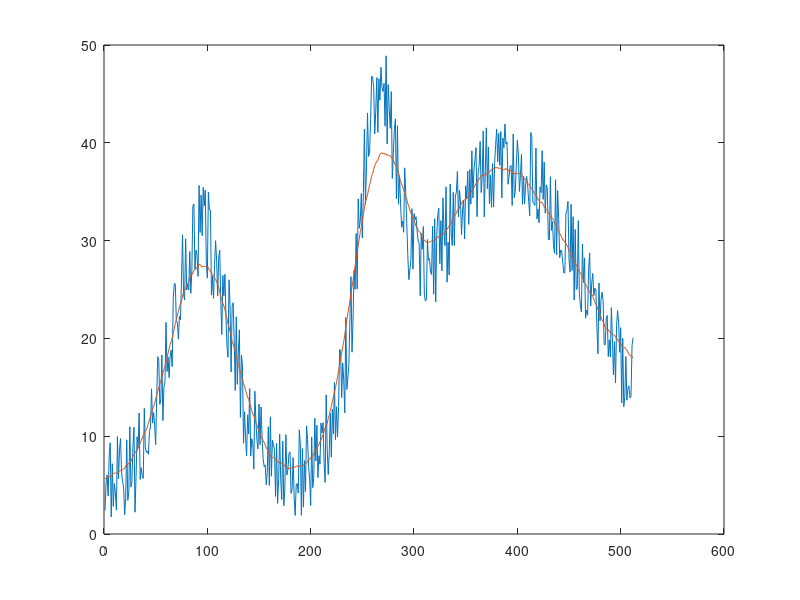

Write MATLAB code to recreate this figure. (Note: this script raises an error after producing the figure.)
function peakFinderTest()
gauss = @(x, a, b, c)( a*exp(-c.*(x-b).^2));


x = 1:512;

going2 = true;


    f = figure;
    a = axes;
    
while going2
    y = gauss(1:512, 20+rand*20, rand*512, 1/(100 + 200*rand)^2) + gauss(1:512, 20+rand*20, rand*512, 1/(10 + 20*rand)^2) + gauss(1:512, 20+rand*20, rand*512, 1/(40 + 0*rand)^2) + 10*rand([1, 512]);
    hold off
    plot(a, x, y)
    hold on
    % plot(a, diff(y))
    % plot(a, y(1:2:end) + y(2:2:end))
    % plot(a, y(1:4:end) + y(2:4:end) + y(3:4:end) + y(4:4:end))

%     std(y)

    % bins  = length(y);
    ii = 1;
    div = 1;

    going = true;
    
    y2 = y;
    
    std1 = std(y - movmean(y, length(y)/2));

%     while going
%     %     x2 = linspace(1, length(y), length(y)/div) %histcounts(x, length(y)/div)/div
%     %     y2 = histcounts(y, length(y)/div);
% 
%     %     y2 = discretize(y, linspace(1, length(y), length(y)/div + 1))
%         y2 = .5*y2 + movmean(y, div);
% 
%         [pks{ii}, locs{ii}, wids{ii}] = findpeaks(y2, x, 'MinPeakWidth', 5, 'MinPeakProminence', std1, 'SortStr', 'ascend','Annotate','extents','WidthReference','halfheight'); % 
% 
%     plot(x, y2);
%         hold on
%         plot(a, locs{ii},pks{ii},'o','MarkerSize',ii*4)
%     pause(1);
% 
%         length(pks{ii});
% 
%         going = (length(pks{ii}) > 1 || ii < 8) && ~isempty(pks{ii});
%     %     going = ii < 5;
% 
%         ii = ii + 1;
% 
%     %     bins = bins/2
%         div = div*2;
%     end

    plot(x, movmean(y, round(length(y)/10)));
    pause(.1);
    
    pks = []
    
    prom = std1*3
    
    while isempty(pks)
        [pks, locs, wids] = findpeaks(movmean([min(y) y min(y)], round(length(y)/10)), [0 x max(x)+1], 'MinPeakWidth', 3, 'MinPeakProminence', prom, 'SortStr', 'descend')
        prom = prom*.5
    end
    
    [X, ~] = myMeanAdvanced(y', x', 0);
    
    plot([X,X], [min(y)-5, max(y)+5]);
    
%     locs = locs(1) - 1;
%     X = locs(1);
%     
%     plot([X,X], [min(y)-5, max(y)+5]);
%     
%     rx = round(abs(x(end) - x(1))/20)
%     [~, m] = max(y);
%     
%     smally = (x > x(m) - rx & x < x(m) + rx)
%     [~, sm] = max(movmean(y(smally),rx));
%     sx = x(smally);
%     X = sx(sm);
%     
%     
%     plot([X,X], [min(y)-5, max(y)+5]);
    
%     ft = fittype('a*exp(-((x-b)^2)/c)');
%     
%     cf = fit(x', y', ft, 'StartPoint', [pks(1), locs(1), wids(1)], 'Lower', [0, min(x), 0], 'Upper', [2*(max(y) - min(y)), max(x), Inf]);
%     
%     vals = coeffvalues(cf)
%     
%     plot(x, y2);
%     plot(cf);
%     if isempty(locs{ii-1})
%         X = locs{ii-2}(1);
%     else
%         X = locs{ii-1};
%     end
%     X = vals(2);
%     
%     plot([X,X], [min(y)-5, max(y)+5]);
            
    pause(1);
end
end



    function [x, y] = myMean(data, X, Y)
        % Note that this will yield an error if data is all zero. This is purposeful.
        % New Method
        dim = size(data);
        
        data = data ~= 0;
    
        data = imdilate(data, strel('diamond', 2));

        [labels, ~] = bwlabel(data, 8);
        measurements = regionprops(labels, 'Area', 'Centroid');
        areas = [measurements.Area];
        [~, indexes] = sort(areas, 'descend');

        centroid = measurements(indexes(1)).Centroid;
        
        if sum(dim == 1) == 1
            x = linInterp(1, X(1), dim(1), X(dim(1)), max(centroid));
            y = 0;
        else
            x = linInterp(1, X(1), dim(2), X(dim(2)), centroid(1));
            y = linInterp(1, Y(1), dim(1), Y(dim(1)), centroid(2));
        end
    
        % Old Method
        % Calculates the centroid.
%         total = sum(sum(data));
%         dim = size(data);
%         x = sum(data*((X((length(X)-dim(2)+1):end))'))/total;
%         y = sum((Y((length(Y)-dim(1)+1):end))*data)/total;
    end
    function [x, y] = myMeanAdvanced(final, X, Y)
        m = min(min(final)); M = max(max(final));
        if m ~= M
            data = (final - m)/(M - m);

            list = .5:.05:.95;

            X0 = []; % zeros(1, length(list));
            Y0 = []; % zeros(1, length(list));

%             i = 1;

            for threshold = list
                try
                    [a, b] = myMean(data.*(data > threshold), X, Y);
                    
                    X0 = [X0 a];
                    Y0 = [Y0 b];
                    
%                     i = i+1;
                catch err
                    display(err.message);
                end
            end
            
            if isempty(X0) || isempty(Y0)
                try
                    [x, y] = myMean(data.*(data == 1), X, Y);
                catch err
                    display(err.message);
                    
                    x = mean(X);
                    y = mean(Y);
                end
            else
                dim = size(data);
                if sum(dim == 1) == 1
                    while std(X0) > abs(X(1) - X(2))
                        D = ((X0 - mean(X0)).^2);

                        [~, idx] = max(D);

                        X0(idx) = [];

%                         display('      outlier removed');
                    end
                else
                    while std(X0) > abs(X(1) - X(2)) || std(Y0) > abs(Y(1) - Y(2))
                        D = ((X0 - mean(X0)).^2) + ((Y0 - mean(Y0)).^2);

                        [~, idx] = max(D);

                        X0(idx) = [];
                        Y0(idx) = [];

                        display('      outlier removed');
                    end
                end

                x = mean(X0);
                y = mean(Y0);
            end
        else
            x = mean(X);
            y = mean(Y);
        end
    end
    function y = linInterp(x1, y1, x2, y2, x)    % Perhaps make it a spline in the future...
        if x1 < x2
            y = ((y2 - y1)/(x2 - x1))*(x - x1) + y1;
        elseif x1 > x2
            y = ((y1 - y2)/(x1 - x2))*(x - x2) + y2;
        else
            y = (y1 + y2)/2;
        end
    end
